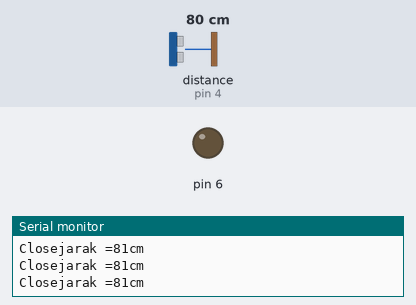
A sketch run on a simulated Arduino Uno, built with avr-gcc and run on an emulated ATmega328P. Shown: output pins drawn as LEDs (lit = HIGH), the last lines printed to the serial monitor. Dashed ring = blinking. Inputs (shaded band) come from the test bench; at power-on: distance to the obstacle (sensor on pin 4) 80 cm. The echo pulse lasts 58.3 µs per cm.

Above: at 1.2 s.
1.3 s: distance to the obstacle (sensor on pin 4) set to 27 cm
2.8 s: distance to the obstacle (sensor on pin 4) set to 21 cm
At 3.5 s:
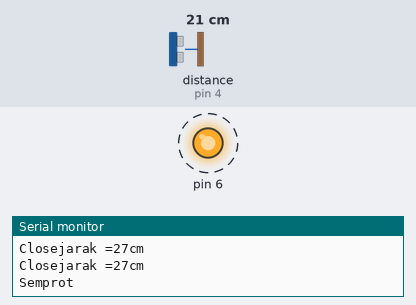
5.8 s: distance to the obstacle (sensor on pin 4) set to 120 cm
At 6.9 s:
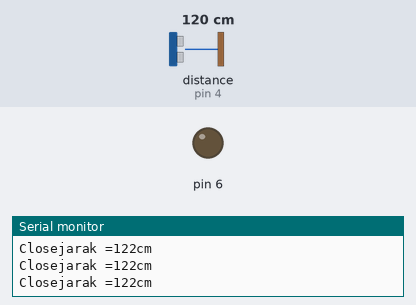
7.3 s: distance to the obstacle (sensor on pin 4) set to 2 cm
At 8.0 s:
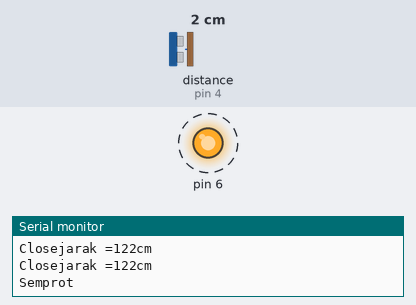
Timing chart, 0 to 11.3 s (numbered marks = the images above; inputs shaded):
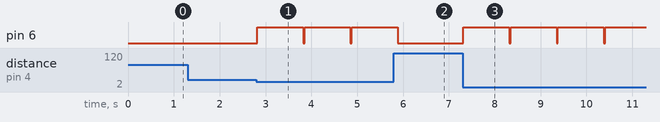

The sketch:

WastafelUltrasonic.ino
```cpp
//by beny abdurrahman
#include <NewPing.h>
#define TRIGGER_PIN 2
#define ECHO_PIN    4
#define MAX_DISTANCE 200

NewPing sonar(TRIGGER_PIN, ECHO_PIN, MAX_DISTANCE);

int jarak=0;
void setup() {
  pinMode(6, OUTPUT);
  Serial.begin(9600); //untuk membaca/menampilkan pembacaan

}

void loop() {
  // put your main code here, to run repeatedly:
  delay(29); //jeda pembacaan ping sensor, idealnya sekitar 29ms
  jarak=sonar.ping_cm();    //variabel pembacaan kita simpan di variable jarak
  if(jarak==0)          //handle error zero
  jarak=50;
  if(jarak<25){
    Serial.print("Semprot");
    digitalWrite(6, HIGH);
    delay(1000);
    digitalWrite(6, LOW);
  }
  if(jarak>25){
    Serial.print("Close");
    digitalWrite(6, LOW);
  }
  Serial.print("jarak =");
  Serial.print(jarak);
  Serial.println("cm");
}
```

Measured:
- the behaviour switches between 25 and 24 cm on distance to the obstacle (sensor on pin 4) (found by bisection; images 0 and 1)
- after the input at 2.8 s, pin 6: alternates HIGH for 1.0 s and LOW for 0.03 s, starting at once
- after the input at 5.8 s, pin 6: goes on until 5.9 s, then stays LOW
- after the input at 7.3 s, pin 6: alternates HIGH for 1.0 s and LOW for 0.03 s, starting at once
